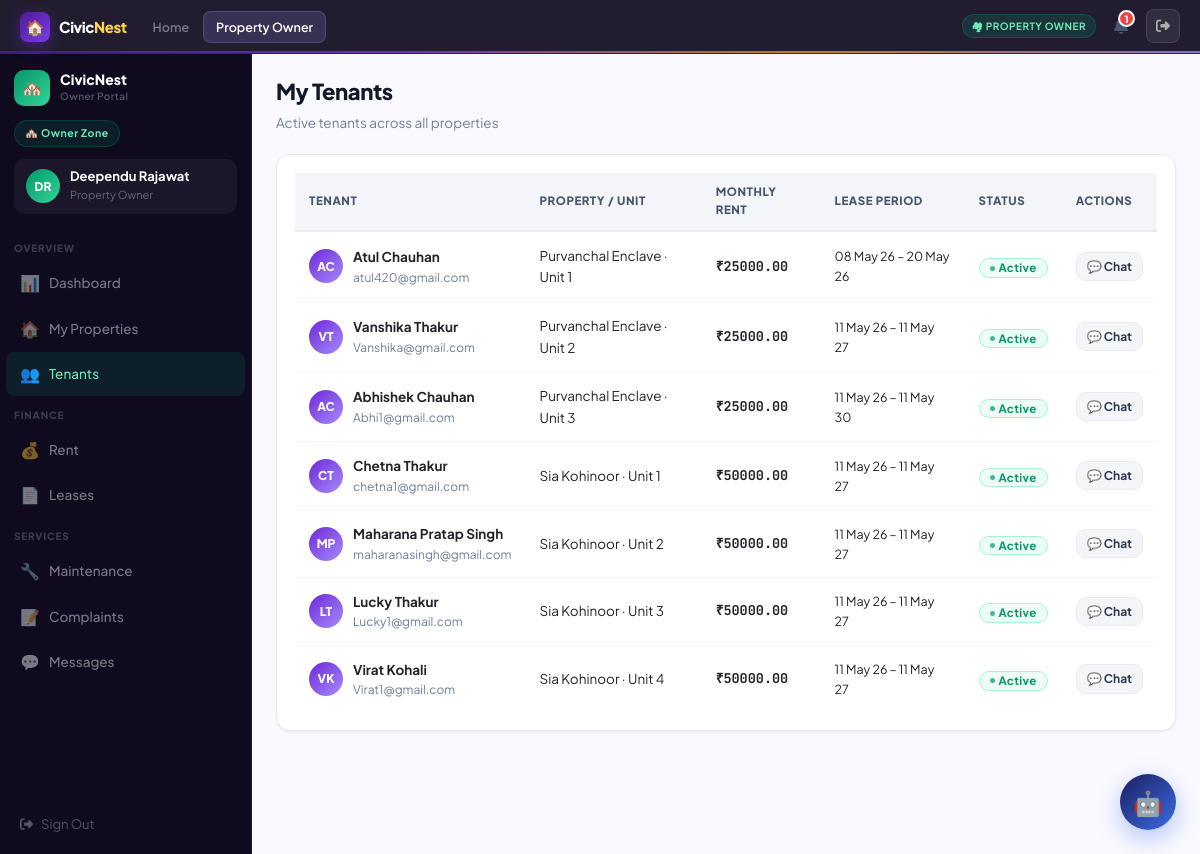
The page /owner/tenants/ (signed in) on the database its author committed.
### accounts/models.py (models this page shows, shortened)
class User(AbstractUser):
    ROLE_CHOICES = [
        ('admin','Platform Admin'),
        ('owner','Property Owner'),
        ('tenant','Tenant'),
        ('society_admin','Society Admin'),
    ]
    role = models.CharField(max_length=20, choices=ROLE_CHOICES, default='tenant')
    phone = models.CharField(max_length=15, blank=True)
    avatar_initials = models.CharField(max_length=3, blank=True)
    profile_photo = models.ImageField(upload_to='avatars/', blank=True, null=True)

### core/models.py (models this page shows, shortened)
class Lease(models.Model):
    STATUS_CHOICES = [('active','Active'),('expired','Expired'),('terminated','Terminated'),('pending','Pending')]
    unit = models.ForeignKey(Unit, on_delete=models.CASCADE, related_name='leases')
    tenant = models.ForeignKey(User, on_delete=models.CASCADE, related_name='leases')
    owner = models.ForeignKey(User, on_delete=models.CASCADE, related_name='owner_leases')
    start_date = models.DateField()
    end_date = models.DateField()
    monthly_rent = models.DecimalField(max_digits=10, decimal_places=2)
    security_deposit = models.DecimalField(max_digits=10, decimal_places=2, default=0)
    status = models.CharField(max_length=20, choices=STATUS_CHOICES, default='active')
    terms = models.TextField(blank=True)
    created_at = models.DateTimeField(auto_now_add=True)

class Unit(models.Model):
    property = models.ForeignKey(Property, on_delete=models.CASCADE, related_name='units')
    unit_number = models.CharField(max_length=20)
    floor = models.CharField(max_length=10, blank=True)
    bedrooms = models.PositiveIntegerField(default=1)
    bathrooms = models.PositiveIntegerField(default=1)
    area_sqft = models.PositiveIntegerField(default=0)
    monthly_rent = models.DecimalField(max_digits=10, decimal_places=2)
    security_deposit = models.DecimalField(max_digits=10, decimal_places=2, default=0)
    is_occupied = models.BooleanField(default=False)
    amenities = models.CharField(max_length=300, blank=True)

class Property(models.Model):
    TYPE_CHOICES = [('apartment','Apartment'),('villa','Villa'),('commercial','Commercial'),('pg','PG/Hostel')]
    owner = models.ForeignKey(User, on_delete=models.CASCADE, related_name='properties')
    name = models.CharField(max_length=200)
    address = models.TextField()
    city = models.CharField(max_length=100)
    state = models.CharField(max_length=100)
    pincode = models.CharField(max_length=10)
    property_type = models.CharField(max_length=20, choices=TYPE_CHOICES, default='apartment')
    total_units = models.PositiveIntegerField(default=1)
    description = models.TextField(blank=True)
    society_admin = models.ForeignKey(User, on_delete=models.SET_NULL, null=True, blank=True, related_name='managed_properties')
    is_active = models.BooleanField(default=True)
    created_at = models.DateTimeField(auto_now_add=True)

### core/views.py (the view)
# urls.py: path('owner/tenants/', views.owner_tenants, name='owner_tenants'),
@role_required("owner")
def owner_tenants(request):
    return render(request, "owner/tenants.html", {"leases": Lease.objects.filter(owner=request.user, status="active").select_related("tenant","unit")})

### core/views.py (called while the page is built)
def role_required(*roles):
    def decorator(view):
        @functools.wraps(view)
        def wrapper(request, *args, **kwargs):
            if not request.user.is_authenticated:
                return redirect("/accounts/login/")
            if request.user.is_staff or request.user.is_superuser:
                return view(request, *args, **kwargs)
            if request.user.role not in roles:
                messages.error(request, "Access denied.")
                return redirect("/")
            return view(request, *args, **kwargs)
        return wrapper
    return decorator

### templates/owner/tenants.html (shortened to what this page needs)
{% extends "base.html" %}
{% block nav_owner %}active{% endblock %}
{% block content %}
<div class="shell">
  {% with active="tenants" %}{% include "partials/sidebar_owner.html" %}{% endwith %}
  <div class="main"><div class="panel fade-up">
    <div class="pg-intro"><h2>My Tenants</h2><p>Active tenants across all properties</p></div>
    <div class="card">
      <table class="tp-table">
        <thead><tr><th>Tenant</th><th>Property / Unit</th><th>Monthly Rent</th><th>Lease Period</th><th>Status</th><th>Actions</th></tr></thead>
        <tbody>{% for l in leases %}
        <tr>
          <td><div style="display:flex;align-items:center;gap:10px;"><div style="width:34px;height:34px;border-radius:50%;background:linear-gradient(135deg,var(--n500),var(--n300));display:flex;align-items:center;justify-content:center;font-size:12px;font-weight:800;color:#fff;">{{ l.tenant.avatar_initials }}</div><div><div style="font-weight:700;">{{ l.tenant.get_full_name|default:l.tenant.username }}</div><div style="font-size:12px;color:var(--g400);">{{ l.tenant.email }}</div></div></div></td>
          <td>{{ l.unit.property.name }} · Unit {{ l.unit.unit_number }}</td>
          <td style="font-family:var(--mono);font-weight:700;">₹{{ l.monthly_rent }}</td>
          <td style="font-size:12.5px;">{{ l.start_date|date:"d M y" }} – {{ l.end_date|date:"d M y" }}</td>
          <td><span class="badge b-{{ l.status }}">{{ l.get_status_display }}</span></td>
          <td><a href="/owner/messages/?with={{ l.tenant.id }}" class="btn-tp btn-ghost btn-xs">💬 Chat</a></td>
        </tr>
        {% empty %}<tr><td colspan="6" style="text-align:center;padding:40px;color:var(--g300);">No active tenants</td></tr>
        {% endfor %}</tbody>
      </table>
    </div>
  </div></div>
</div>
{% endblock %}

### templates/partials/sidebar_owner.html
<aside class="sidebar" id="tp-sidebar">
  <div class="sb-head">
    <div class="sb-logo"><div class="sb-logo-mark own">🏘️</div><div><div class="sb-logo-text">CivicNest</div><div class="sb-logo-sub">Owner Portal</div></div></div>
    <div class="sb-zone-pill zp-own">🏘️ Owner Zone</div>
    <div class="sb-user"><div class="sb-av av-own">{{ user.avatar_initials }}</div><div><div class="sb-uname">{{ user.get_full_name|default:user.username }}</div><div class="sb-urole">Property Owner</div></div></div>
  </div>
  <div class="sb-sec">Overview</div>
  <a class="ni {% if active == 'dash' %}active-own{% endif %}" href="/owner/"><span class="ni-icon">📊</span>Dashboard</a>
  <a class="ni {% if active == 'props' %}active-own{% endif %}" href="/owner/properties/"><span class="ni-icon">🏠</span>My Properties</a>
  <a class="ni {% if active == 'tenants' %}active-own{% endif %}" href="/owner/tenants/"><span class="ni-icon">👥</span>Tenants</a>
  <div class="sb-sec">Finance</div>
  <a class="ni {% if active == 'rent' %}active-own{% endif %}" href="/owner/rent/"><span class="ni-icon">💰</span>Rent</a>
  <a class="ni {% if active == 'leases' %}active-own{% endif %}" href="/owner/leases/"><span class="ni-icon">📄</span>Leases</a>
  <div class="sb-sec">Services</div>
  <a class="ni {% if active == 'maint' %}active-own{% endif %}" href="/owner/maintenance/"><span class="ni-icon">🔧</span>Maintenance</a>
  <a class="ni {% if active == 'complaints' %}active-own{% endif %}" href="/owner/complaints/"><span class="ni-icon">📝</span>Complaints</a>
  <a class="ni {% if active == 'chat' %}active-own{% endif %}" href="/owner/messages/"><span class="ni-icon">💬</span>Messages</a>
  <div class="sb-foot"><a href="/accounts/logout/" class="sb-logout"><i class="fa fa-right-from-bracket"></i> Sign Out</a></div>
</aside>

### rows shown on the page
User: avatar_initials "DR", get_full_name "Deependu Rajawat"
Lease: tenant.avatar_initials "AC", tenant.get_full_name "Atul Chauhan", tenant.email "atul420@gmail.com", unit.property.name "Purvanchal Enclave", unit.unit_number "1", monthly_rent "25000.00", start_date "08 May 26", end_date "20 May 26", status "Active"
Lease: tenant.avatar_initials "VT", tenant.get_full_name "Vanshika Thakur", tenant.email "Vanshika@gmail.com", unit.property.name "Purvanchal Enclave", unit.unit_number "2", monthly_rent "25000.00", start_date "11 May 26", end_date "11 May 27", status "Active"
Lease: tenant.avatar_initials "AC", tenant.get_full_name "Abhishek Chauhan", tenant.email "Abhi1@gmail.com", unit.property.name "Purvanchal Enclave", unit.unit_number "3", monthly_rent "25000.00", start_date "11 May 26", end_date "11 May 30", status "Active"
Lease: tenant.avatar_initials "CT", tenant.get_full_name "Chetna Thakur", tenant.email "chetna1@gmail.com", unit.property.name "Sia Kohinoor", unit.unit_number "1", monthly_rent "50000.00", start_date "11 May 26", end_date "11 May 27", status "Active"
Lease: tenant.avatar_initials "MP", tenant.get_full_name "Maharana Pratap Singh", tenant.email "maharanasingh@gmail.com", unit.property.name "Sia Kohinoor", unit.unit_number "2", monthly_rent "50000.00", start_date "11 May 26", end_date "11 May 27", status "Active"
Lease: tenant.avatar_initials "LT", tenant.get_full_name "Lucky Thakur", tenant.email "Lucky1@gmail.com", unit.property.name "Sia Kohinoor", unit.unit_number "3", monthly_rent "50000.00", start_date "11 May 26", end_date "11 May 27", status "Active"
Lease: tenant.avatar_initials "VK", tenant.get_full_name "Virat Kohali", tenant.email "Virat1@gmail.com", unit.property.name "Sia Kohinoor", unit.unit_number "4", monthly_rent "50000.00", start_date "11 May 26", end_date "11 May 27", status "Active"
